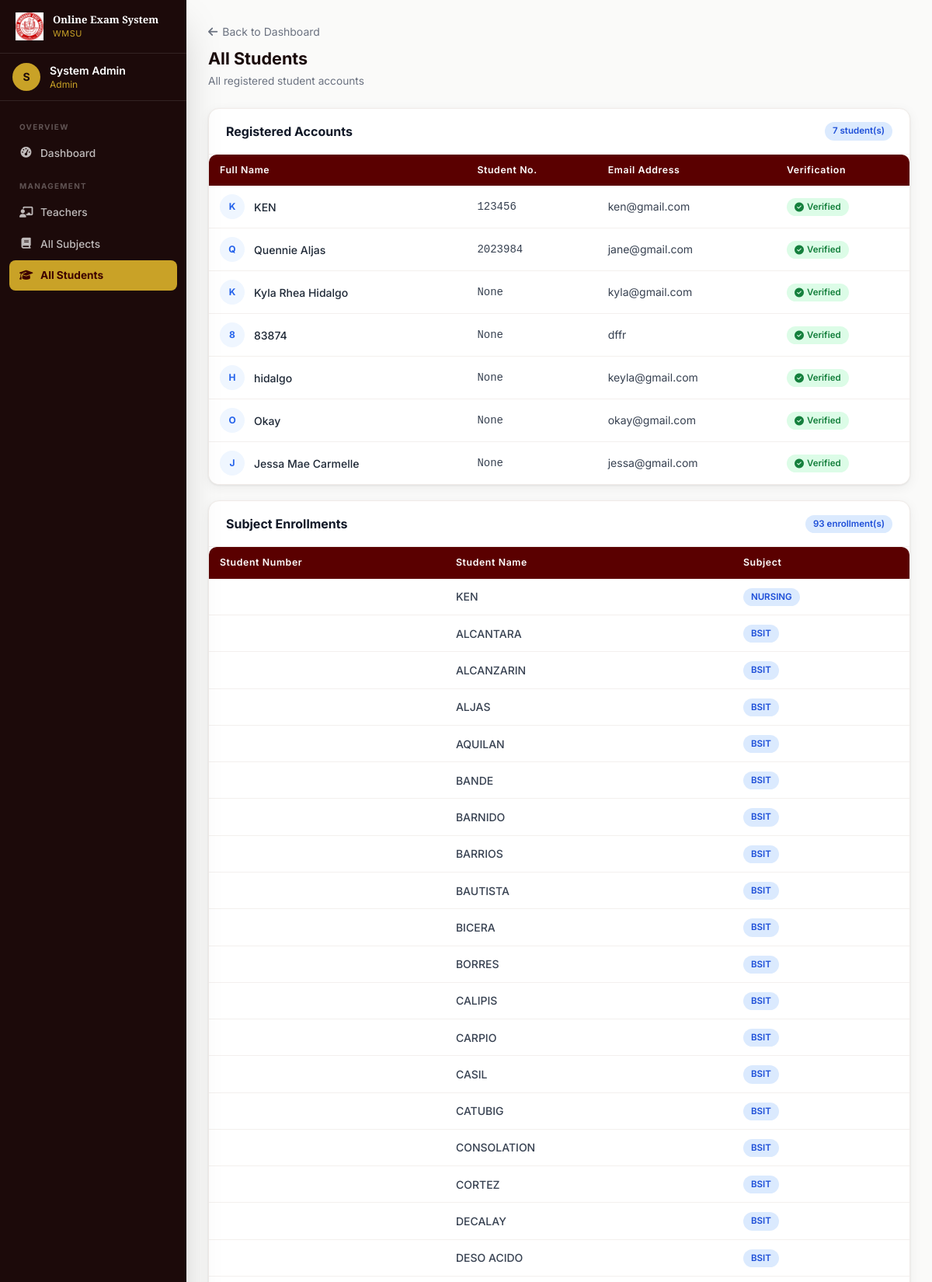
Page /admin/view_all_students (signed in, upper part) on the committed database.
### tables this page shows
CREATE TABLE users (
        id INTEGER PRIMARY KEY AUTOINCREMENT,
        name TEXT NOT NULL,
        email TEXT UNIQUE NOT NULL,
        password TEXT NOT NULL,
        role TEXT NOT NULL,
        student_number INTEGER UNIQUE,
        is_verified INTEGER DEFAULT 0
    );

CREATE TABLE allowed_students (
        id INTEGER PRIMARY KEY,
        student_name TEXT NOT NULL,
        subject_id INTEGER NOT NULL
    );

CREATE TABLE subjects (
        id INTEGER PRIMARY KEY AUTOINCREMENT,
        subject_name TEXT NOT NULL,
        teacher_id INTEGER NOT NULL,
        FOREIGN KEY (teacher_id) REFERENCES users (id)
    );

### app.py (the view)
@app.route('/admin/view_all_students')
@login_required
@admin_required
def view_all_students():
    conn = get_db()
    students = db_execute(conn, "SELECT * FROM users WHERE role = 'student'").fetchall()
    allowed = db_execute(conn,
        "SELECT a.*, s.subject_name FROM allowed_students a JOIN subjects s ON a.subject_id = s.id"
    ).fetchall()
    conn.close()
    return render_template('view_all_students.html', students=students, allowed=allowed)

### app.py (called while the page is built)
def get_db():
    if USE_POSTGRES:
        conn = psycopg2.connect(DATABASE_URL)
        conn.autocommit = False
        return conn
    else:
        conn = sqlite3.connect('examination.db')
        conn.row_factory = sqlite3.Row
        return conn

def db_cursor(conn):
    if USE_POSTGRES:
        return conn.cursor(cursor_factory=psycopg2.extras.RealDictCursor)
    return conn.cursor()

def db_execute(conn, sql, params=()):
    if USE_POSTGRES:
        sql = sql.replace('?', '%s')
    cur = db_cursor(conn)
    cur.execute(sql, params)
    return cur

def login_required(f):
    @wraps(f)
    def decorated(*args, **kwargs):
        if 'user_id' not in session:
            flash('Please sign in to continue.', 'danger')
            return redirect(url_for('login'))
        return f(*args, **kwargs)
    return decorated

def admin_required(f):
    @wraps(f)
    def decorated(*args, **kwargs):
        if session.get('role') != 'admin':
            flash('Admin access required.', 'danger')
            return redirect(url_for('dashboard'))
        return f(*args, **kwargs)
    return decorated

### templates/view_all_students.html (shortened to what this page needs)
{% extends "base.html" %}
{% block content %}
<div class="mb-6">
    <a href="{{ url_for('admin_dashboard') }}" class="text-sm text-gray-500 hover:text-maroon-700 transition-colors mb-2 inline-block"><i class="fas fa-arrow-left mr-1.5"></i>Back to Dashboard</a>
    <h1 class="page-title">All Students</h1>
    <p class="page-subtitle">All registered student accounts</p>
</div>
<div class="card mb-5">
    <div class="card-header">
        <h2 class="font-bold text-gray-900 text-base">Registered Accounts</h2>
        <span class="badge badge-blue">{{ students|length }} student(s)</span>
    </div>
    {% if students %}
    <div class="table-wrap">
        <table class="data-table">
            <thead>
                <tr>
                    <th>Full Name</th>
                    <th>Student No.</th>
                    <th>Email Address</th>
                    <th>Verification</th>
                </tr>
            </thead>
            <tbody>
                {% for student in students %}
                <tr>
                    <td>
                        <div class="flex items-center gap-3">
                            <div class="w-8 h-8 rounded-full bg-blue-50 flex items-center justify-center flex-shrink-0">
                                <span class="text-blue-600 font-bold text-xs">{{ student.name[0]|upper }}</span>
                            </div>
                            <span class="font-medium text-gray-800">{{ student.name }}</span>
                        </div>
                    </td>
                    <td class="font-mono text-sm text-gray-500">{{ student.student_number }}</td>
                    <td class="text-gray-500 text-sm">{{ student.email }}</td>
                    <td>
                        {% if student.is_verified %}
                        <span class="badge badge-green"><i class="fas fa-circle-check text-xs"></i> Verified</span>
                        {% else %}
                        <span class="badge badge-red"><i class="fas fa-circle-xmark text-xs"></i> Unverified</span>
                        {% endif %}
                    </td>
                </tr>
                {% endfor %}
            </tbody>
        </table>
    </div>
    {% else %}
    <div class="card-body text-center py-10">
        <p class="text-gray-400 text-sm">No students registered yet.</p>
    </div>
    {% endif %}
</div>
<div class="card">
    <div class="card-header">
        <h2 class="font-bold text-gray-900 text-base">Subject Enrollments</h2>
        <span class="badge badge-blue">{{ allowed|length }} enrollment(s)</span>
    </div>
    {% if allowed %}
    <div class="table-wrap">
        <table class="data-table">
            <thead>
                <tr>
                    <th>Student Number</th>
                    <th>Student Name</th>
                    <th>Subject</th>
                </tr>
            </thead>
            <tbody>
                {% for a in allowed %}
                <tr>
                    <td class="font-mono text-sm text-gray-500">{{ a.student_number }}</td>
                    <td class="font-medium text-gray-800">{{ a.student_name }}</td>
                    <td><span class="badge badge-blue">{{ a.subject_name }}</span></td>
                </tr>
                {% endfor %}
            </tbody>
        </table>
    </div>
    {% else %}
    <div class="card-body text-center py-10">
        <p class="text-gray-400 text-sm">No subject enrollments yet.</p>
    </div>
    {% endif %}
</div>
{% endblock %}

### templates/base.html (style rules this page uses)
* { box-sizing:border-box }
html { scroll-behavior:smooth }
body { font-family:'Inter',system-ui,sans-serif }
.data-table { width:100%;border-collapse:collapse }
.data-table th { background:#5a0000;color:#fff;padding:11px 14px;text-align:left;font-size:.77rem;font-weight:600;letter-spacing:.05em;white-space:nowrap }
.data-table th:first-child { border-radius:8px 0 0 0 }
.data-table th:last-child { border-radius:0 8px 0 0 }
.data-table td { padding:11px 14px;font-size:.875rem;color:#374151;border-bottom:1px solid #f3f0ee;vertical-align:middle }
.data-table tbody tr { background:#fff;transition:background .15s }
.data-table tbody tr:last-child td { border-bottom:none }
.badge { display:inline-flex;align-items:center;gap:4px;padding:3px 10px;border-radius:20px;font-size:.72rem;font-weight:600 }
.badge-green { background:#dcfce7;color:#15803d }
.badge-blue { background:#dbeafe;color:#1d4ed8 }
.card { background:#fff;border-radius:14px;box-shadow:0 1px 3px rgba(0,0,0,.08),0 4px 16px rgba(0,0,0,.06);border:1px solid #f0ebe8;overflow:hidden }
.card-header { padding:17px 22px;border-bottom:1px solid #f3f0ee;display:flex;align-items:center;justify-content:space-between;flex-wrap:wrap;gap:10px }
.page-title { font-size:1.35rem;font-weight:700;color:#1a0a0a;margin-bottom:3px }
.page-subtitle { font-size:.855rem;color:#6b7280 }
a { text-decoration:none }
.table-wrap { overflow-x:auto;border-radius:10px;box-shadow:0 1px 3px rgba(0,0,0,.08) }

### rows in the picture
users: name "K", name "KEN", student_number "123456", email "ken@gmail.com", is_verified 1 (drawn)
users: name "Q", name "Quennie Aljas", student_number "2023984", email "jane@gmail.com", is_verified 1 (drawn)
users: name "K", name "Kyla Rhea Hidalgo", student_number "None", email "kyla@gmail.com", is_verified 1 (drawn)
users: name "8", name "83874", student_number "None", email "dffr", is_verified 1 (drawn)
users: name "H", name "hidalgo", student_number "None", email "keyla@gmail.com", is_verified 1 (drawn)
users: name "O", name "Okay", student_number "None", email "okay@gmail.com", is_verified 1 (drawn)
users: name "J", name "Jessa Mae Carmelle", student_number "None", email "jessa@gmail.com", is_verified 1 (drawn)
allowed_students: student_name "KEN", subject_name "NURSING"
allowed_students: student_name "ALCANTARA", subject_name "BSIT"
allowed_students: student_name "ALCANZARIN", subject_name "BSIT"
allowed_students: student_name "ALJAS", subject_name "BSIT"
allowed_students: student_name "AQUILAN", subject_name "BSIT"
allowed_students: student_name "BANDE", subject_name "BSIT"
allowed_students: student_name "BARNIDO", subject_name "BSIT"
allowed_students: student_name "BARRIOS", subject_name "BSIT"
allowed_students: student_name "BAUTISTA", subject_name "BSIT"
allowed_students: student_name "BICERA", subject_name "BSIT"
allowed_students: student_name "BORRES", subject_name "BSIT"
allowed_students: student_name "CALIPIS", subject_name "BSIT"
allowed_students: student_name "CARPIO", subject_name "BSIT"
allowed_students: student_name "CASIL", subject_name "BSIT"
allowed_students: student_name "CATUBIG", subject_name "BSIT"
allowed_students: student_name "CONSOLATION", subject_name "BSIT"
allowed_students: student_name "CORTEZ", subject_name "BSIT"
allowed_students: student_name "DECALAY", subject_name "BSIT"
allowed_students: student_name "DESO ACIDO", subject_name "BSIT"

### other values in the picture
{{ (session.name or 'U')[0]|upper }} "S"
{{ session.name }} "System Admin"
{{ session.role }} "Admin"
{{ students|length }} "7"
{{ allowed|length }} "93"
